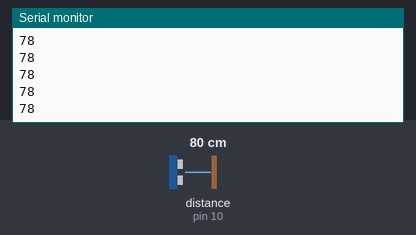
This sketch was run on a simulated Arduino Uno, built with avr-gcc and run on an emulated ATmega328P. Shown: the last lines printed to the serial monitor. Wiring (inferred from the names in the program): ultrasonic range finder: trigger pin 12; echo pin 10. Inputs (shaded band) come from the test bench; at power-on: distance to the obstacle (sensor on pin 10) 80 cm. The echo pulse lasts 58.3 µs per cm.

Above: at 1.2 s.
1.3 s: distance to the obstacle (sensor on pin 10) set to 2 cm
At 1.37 s:
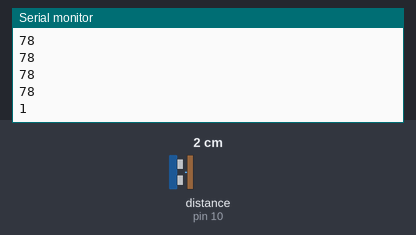
2.8 s: distance to the obstacle (sensor on pin 10) set to 4 cm
At 2.89 s:
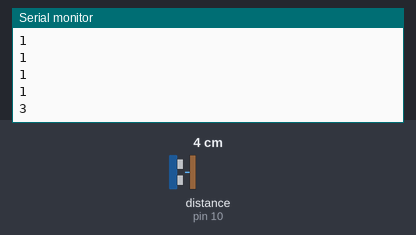
Timing chart, 0 to 5.8 s (numbered marks = the images above; inputs shaded):
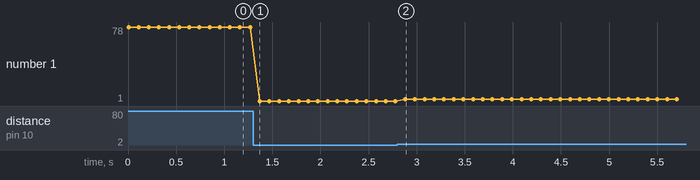

Measured:
- after the input at 1.3 s, the serial monitor: prints a new line after 0.07 s (image 1)
- after the input at 2.8 s, the serial monitor: prints a new line after 0.08 s (image 2)
- plotted number 1: 78 → 1 after the input at 1.3 s, 1 → 3 after the input at 2.8 s

The sketch:

ultrasonicSensorTest.ino
```cpp
const int echo=10;
const int trig=12;
int distance;
int duration;

void setup() {
  // put your setup code here, to run once:
  Serial.begin(9600);
  pinMode(echo,INPUT);
  pinMode(trig,OUTPUT);

}

void loop() {
  // put your main code here, to run repeatedly
  digitalWrite(trig,HIGH);
  delayMicroseconds(10);
  digitalWrite(trig,LOW);

  duration=pulseIn(echo,HIGH);
  distance=duration*0.034/2;
  Serial.println(distance);
  delay(100);


}
```
